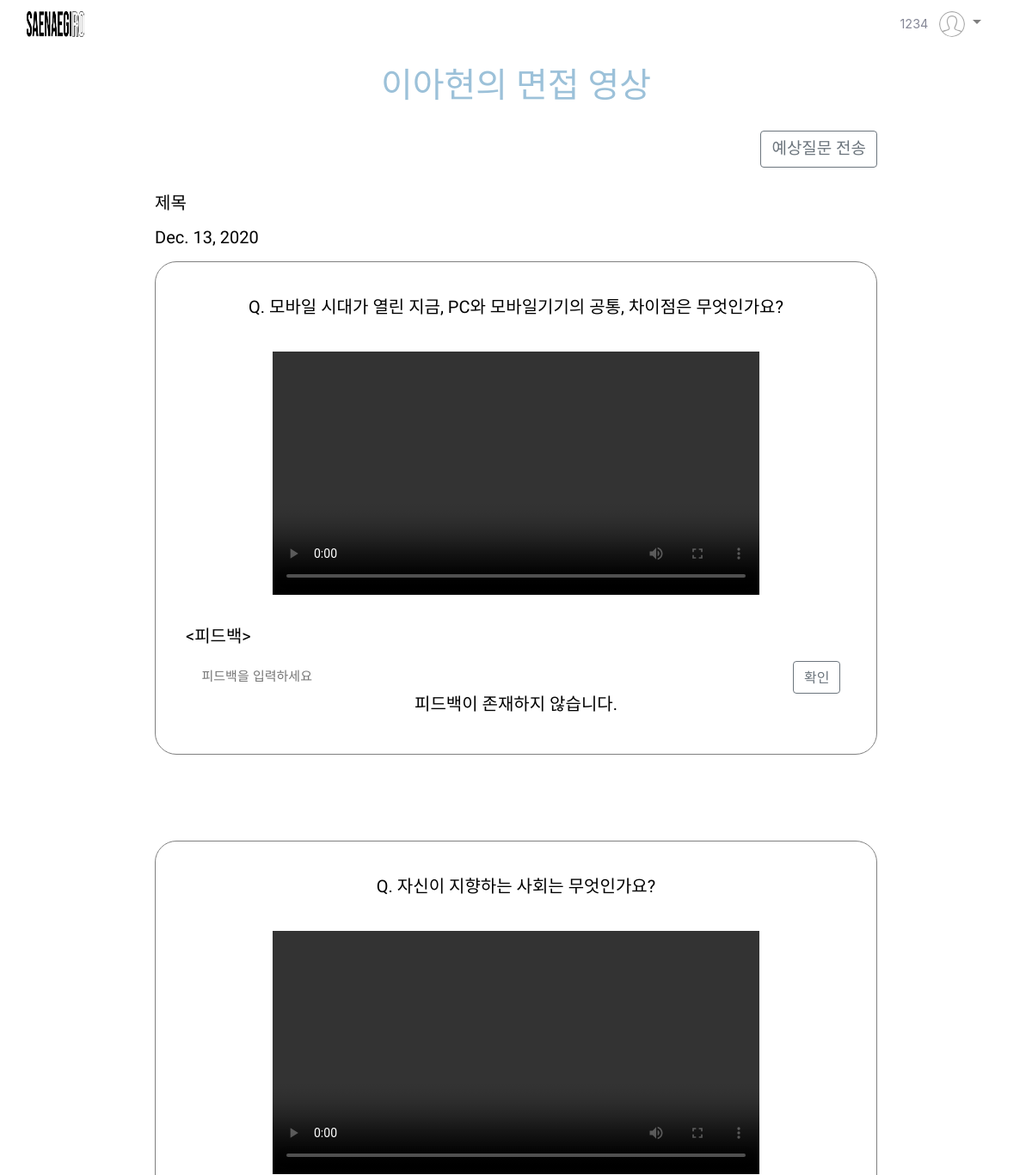
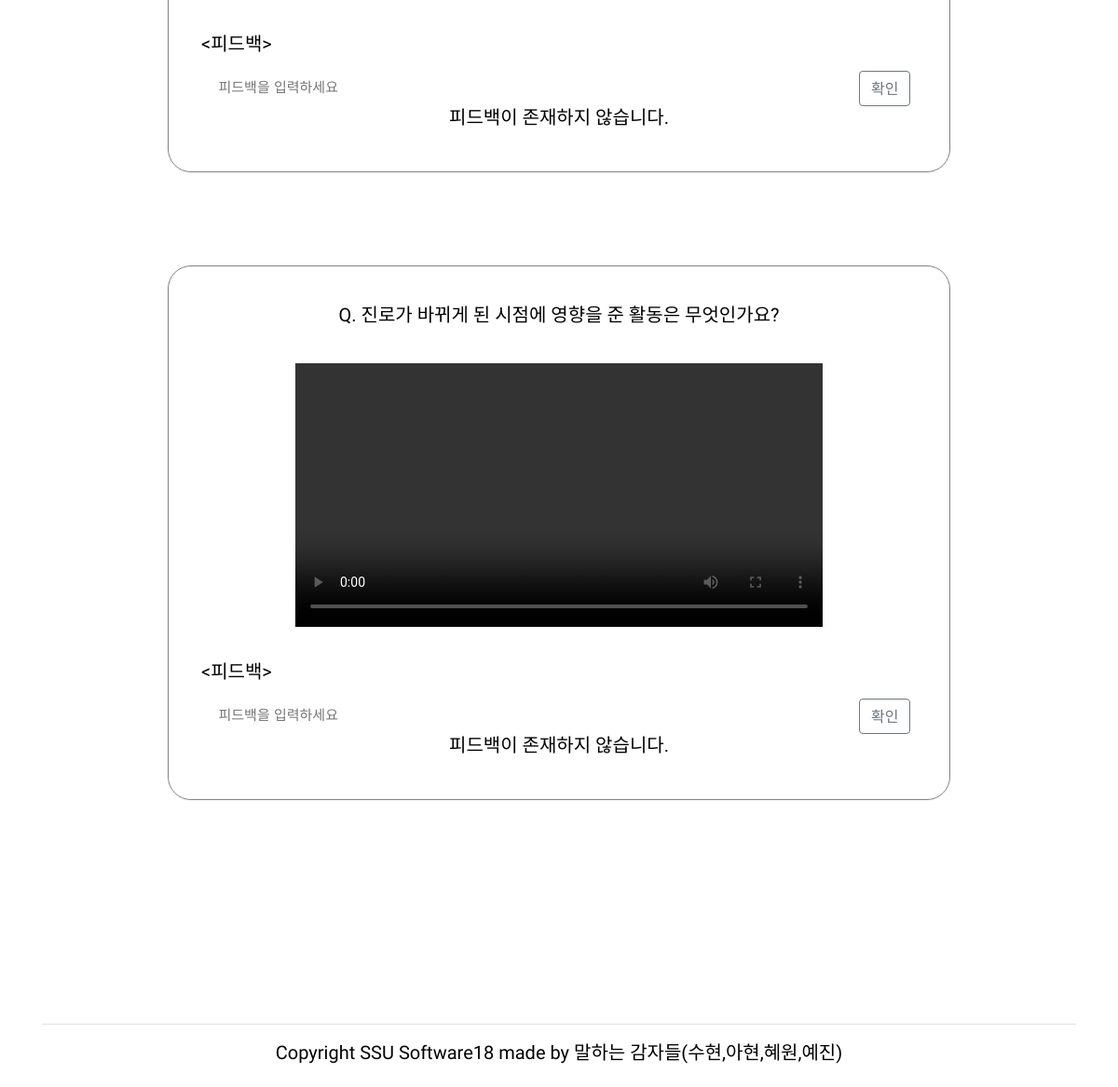
Screenshot of /website/teacher/studentVideo/1 (signed in) with the database file from the repository (2 pictures, top to bottom).
### website/models.py (models this page shows, shortened)
class Report(models.Model):  # 수정필요
    id = models.AutoField(
        primary_key=True,
        unique=True,
        editable=False,
        verbose_name='pk'
    )
    title = models.CharField(max_length=100, default='제목', verbose_name='제목')
    question1 = models.CharField(max_length=50000, blank=True, null=True, verbose_name='질문1')
    question2 = models.CharField(max_length=50000, blank=True, null=True, verbose_name='질문2')
    question3 = models.CharField(max_length=50000, blank=True, null=True, verbose_name='질문3')
    video1 = models.FileField(blank=True, null=True, upload_to="videos",verbose_name='영상1')
    video2 = models.FileField(blank=True, null=True, upload_to="videos",verbose_name='영상2')
    video3 = models.FileField(blank=True, null=True, upload_to="videos",verbose_name='영상3')
    audio1 = models.FileField(blank=True, null=True, upload_to="videos",verbose_name='음성1')
    audio2 = models.FileField(blank=True, null=True, upload_to="videos",verbose_name='음성2')
    audio3 = models.FileField(blank=True, null=True, upload_to="videos",verbose_name='음성3')
    script1 = models.CharField(max_length=50000, blank=True, null=True, verbose_name='스크립트1')
    script2 = models.CharField(max_length=50000, blank=True, null=True, verbose_name='스크립트2')
    script3 = models.CharField(max_length=50000, blank=True, null=True, verbose_name='스크립트3')
    adverb1 = jsonfield.JSONField()
    adverb2 = jsonfield.JSONField()
    adverb3 = jsonfield.JSONField()
    repetition1 = jsonfield.JSONField()
    repetition2 = jsonfield.JSONField()
    repetition3 = jsonfield.JSONField()
    speed1 = models.FloatField(blank=True, null=True, verbose_name='말하기 속도1')
    speed2 = models.FloatField(blank=True, null=True, verbose_name='말하기 속도2')
    speed3 = models.FloatField(blank=True, null=True, verbose_name='말하기 속도3')
    sCorrect1 = models.CharField(max_length=10000, blank=True, null=True,  verbose_name='말하기 속도1')
    sCorrect2 = models.CharField(max_length=10000, blank=True, null=True,  verbose_name='말하기 속도2')
    sCorrect3 = models.CharField(max_length=10000, blank=True, null=True,  verbose_name='말하기 속도3')
    comment1 = models.CharField(max_length=10000, blank=True, null=True, verbose_name='댓글1')
    comment2 = models.CharField(max_length=10000, blank=True, null=True, verbose_name='댓글2')
    comment3 = models.CharField(max_length=10000, blank=True, null=True, verbose_name='댓글3')
    pub_date = models.DateField(auto_now_add=True, verbose_name='날짜')
    student = models.ForeignKey(User, on_delete=models.CASCADE)
    teacher = models.ForeignKey(Teacher,null=True, blank=True, on_delete=models.CASCADE)
    share = models.BooleanField(default=False, verbose_name='공유')

class User(AbstractBaseUser, PermissionsMixin):
    userID = models.CharField(primary_key=True, unique=True, max_length=10, verbose_name='아이디')  # 아이디
    username = models.CharField(max_length=10, null=True, blank=True, verbose_name='유저이름')
    password = models.CharField(max_length=100, verbose_name='비밀번호')
    phone = models.CharField(max_length=11, blank=True, null=True, verbose_name='연락처')
    school = models.CharField(max_length=20, null=True, blank=True, verbose_name='학교')
    grade = models.IntegerField(null=True, blank=True, verbose_name='학년')
    sClass = models.IntegerField(null=True, blank=True, verbose_name='반')
    teacher = models.ForeignKey(Teacher, null=True, blank=True, on_delete=models.CASCADE)
    is_activate = models.BooleanField(default=True)
    USERNAME_FIELD = 'userID'
    objects = UserManager()

### website/views.py (the view, shortened to what this page needs)
# urls.py: path('teacher/studentVideo/<int:reportID>', views.teacherVideo, name='teacherVideo'),
@csrf_exempt
def teacherVideo(request, reportID):
    report = get_object_or_404(Report, id=reportID)
    return render(request, 'studentVideo.html', {'report':report, 'teacher':request.session.get('user')})

### website/templates/studentVideo.html (shortened to what this page needs)
{% extends 'tea_template.html' %}
{% load static %}
{% block content %}
<link href="{% static 'css/studentVideo.css' %}" rel="stylesheet">
<link rel="stylesheet" href="https://stackpath.bootstrapcdn.com/bootstrap/4.1.3/css/bootstrap.min.css">
<div class="student-interview-page">
    <h1 id="info">{{ report.student.username }}의 면접 영상</h1>
    <button id="q_send" class="btn btn-outline-secondary"
        onclick="window.open('{% url 'website:questionSend' studentID=report.student.userID %}','예상질문 보내기','width=600,height=600,location=no,status=no,scrollbars=yes');">예상질문
        전송</button>
    <br><br><br>
    <div class="info">
        <p id="title">{{ report.title }}</p>
        <p id="date">{{ report.pub_date }}</p>
    </div>
    <div class="form1">
        <div class="content">
            <p id="question">Q. {{ report.question1 }}</p>
            {% if report.video1 %}
            <video src="{{ report.video1.url }}" controls width='70%'>
            </video>
            {% else %}
            <video src="" controls width='70%'>
                현재 브라우저는 비디오를 지원하지 않습니다.
            </video>
            {% endif %}
            <p id="feedback1">
                <피드백>
            </p>
            {% if report.comment1 %}
            <div class="feedbackRead">
                <div class="feedbackTable">
                    <table>
                        <tr id="feedbackContent1">
                            <td style="font-weight: bold;">{{ teacher.username }} </td>
                            <td style="padding-left: 30px; font-size: 19px;">{{ report.comment1 }}</td>
                        </tr>
                    </table>
                </div>
                <div id="button1" style="float: right; margin-right: 40px">
                    <button id="show1" class="btn btn-outline-secondary">수정</button>
                    <button type="button" class="btn btn-outline-secondary"
                        onclick="f_DeleteConfirm1({{ report.id }})">삭제</button>
                </div>
                <div id="feedbackModify1">
                    <form method="post">
                        <span class="write_in"><input type="text" name="feedback1" value="{{ report.comment1 }}"
                                style="border:none;"></span>
                        <button type="submit" class="btn btn-outline-secondary">확인</button>
                    </form>
                </div>
            </div>
            {% else %}
            <div class="feedbackWrite">
                <form method="post">
                    <span class="write_in"><input type="text" placeholder="피드백을 입력하세요" id="feedbackInput"
                            name="feedback1" style="border:none;"></span>
                    <button type="submit" class="btn btn-outline-secondary">확인</button>
                </form>
            </div>
            <p id="notFeedback">피드백이 존재하지 않습니다.</p>
            {% endif %}
        </div>
    </div>
    <div class="form2">
        <div class="content">
            <p id="question">Q. {{ report.question2 }}</p>
            {% if report.video2 %}
            <video src="{{ report.video2.url }}" controls width='70%'>
                현재 브라우저는 비디오를 지원하지 않습니다.
            </video>
            {% else %}
            <video src="" controls width='70%'>
            </video>
            {% endif %}
            <p id="feedback2">
                <피드백>
            </p>
            {% if report.comment2 %}
            <div class="feedbackRead">
                <div class="feedbackTable">
                    <table>
                        <tr id="feedbackContent2">
                            <td style="font-weight: bold;">{{ teacher.username }} </td>
                            <td style="padding-left: 30px; font-size: 19px;">{{ report.comment2 }}</td>
                        </tr>
                    </table>
                </div>
                <div id="button2" style="float: right; margin-right: 40px">
                    <button id="show2" class="btn btn-outline-secondary">수정</button>
                    <button type="button" class="btn btn-outline-secondary"
                        onclick="f_DeleteConfirm2({{ report.id }})">삭제</button>
                </div>
                <div id="feedbackModify2">
                    <form method="post">
                        <span class="write_in"><input type="text" name="feedback2" value="{{ report.comment2 }}"
                                style="border:none;"></span>
                        <button type="submit" class="btn btn-outline-secondary">확인</button>
                    </form>
                </div>
            </div>
            {% else %}
            <div class="feedbackWrite">
                <form method="post">
                    <span class="write_in"><input type="text" placeholder="피드백을 입력하세요" id="feedbackInput"
                            name="feedback2" style="border:none;"></span>
                    <button type="submit" class="btn btn-outline-secondary">확인</button>
                </form>
            </div>
            <p id="notFeedback">피드백이 존재하지 않습니다.</p>
            {% endif %}
        </div>
    </div>
    <div class="form3">
        <div class="content">
            <p id="question">Q. {{ report.question3 }}</p>
            {% if report.video3 %}
            <video src="{{ report.video3.url }}" controls width='70%'>
                현재 브라우저는 비디오를 지원하지 않습니다.
            </video>
            {% else %}
            <video src="" controls width='70%'>
            </video>
            {% endif %}
            <p id="feedback3">
                <피드백>
            </p>
            {% if report.comment3 %}
            <div class="feedbackRead">
                <div class="feedbackTable">
                    <table>
                        <tr id="feedbackContent3">
                            <td style="font-weight: bold;">{{ teacher.username }} </td>
                            <td style="padding-left: 30px; font-size: 19px;">{{ report.comment3 }}</td>
                        </tr>
                    </table>
                </div>
                <div id="button3" style="float: right; margin-right: 40px">
                    <button id="show3" class="btn btn-outline-secondary">수정</button>
                    <button type="button" class="btn btn-outline-secondary"
                        onclick="f_DeleteConfirm3({{ report.id }})">삭제</button>
                </div>
                <div id="feedbackModify3">
                    <form method="post">
                        <span class="write_in"><input type="text" name="feedback3" value="{{ report.comment3 }}"
                                style="border:none;"></span>
                        <button type="submit" class="btn btn-outline-secondary">확인</button>
                    </form>
                </div>
            </div>
            {% else %}
            <div class="feedbackWrite">
                <form method="post">
                    <span class="write_in"><input type="text" placeholder="피드백을 입력하세요" id="feedbackInput"
                            name="feedback3" style="border:none;"></span>
                    <button type="submit" class="btn btn-outline-secondary">확인</button>
                </form>
            </div>
            <p id="notFeedback">피드백이 존재하지 않습니다.</p>
            {% endif %}
        </div>
    </div>
</div>
{% endblock %}

### website/static/css/intro.css (style rules this page uses)
html, body { height: 100%; font-family: 'Nanum Gothic', sans-serif; }
h1, h2, h3, h4, h5, h6 { margin-bottom: 10px; color: #111111; font-family: 'Nanum Gothic', sans-serif; width: 100%; }
h1 { font-weight: 800; font-size: 70px; }
p { font-size: 20px; font-family: 'Nanum Gothic', sans-serif; color: #000000; font-weight: 400; line-height: 24px; margin: 0 0 15px 0; }

### website/static/css/studentVideo.css (style rules this page uses)
#info { color: #9CC1D9; font-family: 'Nanum Gothic', sans-serif; padding-bottom: 20px; font-size: 40px; text-align: center; }
#q_send { font-family: 'Nanum Gothic', sans-serif; float: right; font-size: 19px; }
.student-interview-page { width: 70%; padding-top: 20px; padding-bottom: 50px; margin: auto; }
.form1, .form2, .form3 { margin: 0 auto 100px 0; border: 1px solid gray; border-radius: 25px; padding : 20px 15px 30px 15px; }
.content { padding-top: 15px; text-align: center; }
#question { font-family: 'Nanum Gothic', sans-serif; margin: 5px 0 40px 0; font-size: 20px; }
#feedback1, #feedback2, #feedback3 { font-family: 'Nanum Gothic', sans-serif; text-align: left; margin: 30px 0 15px 20px; }
#notFeedback { font-family: 'Nanum Gothic', sans-serif; }
.write_in { margin: 4px 79px 0 10px; }
.write_in input { width: 75%; height: 40px; font-size: 15px; }

### rows the page displays
Report: student.username "이아현", title "제목", pub_date "Dec. 13, 2020", question1 "모바일 시대가 열린 지금, PC와 모바일기기의 공통, 차이점은 무엇인가요?", question2 "자신이 지향하는 사회는 무엇인가요?", question3 "진로가 바뀌게 된 시점에 영향을 준 활동은 무엇인가요?"

### other values shown
{{ request.session.user }} "1234"
